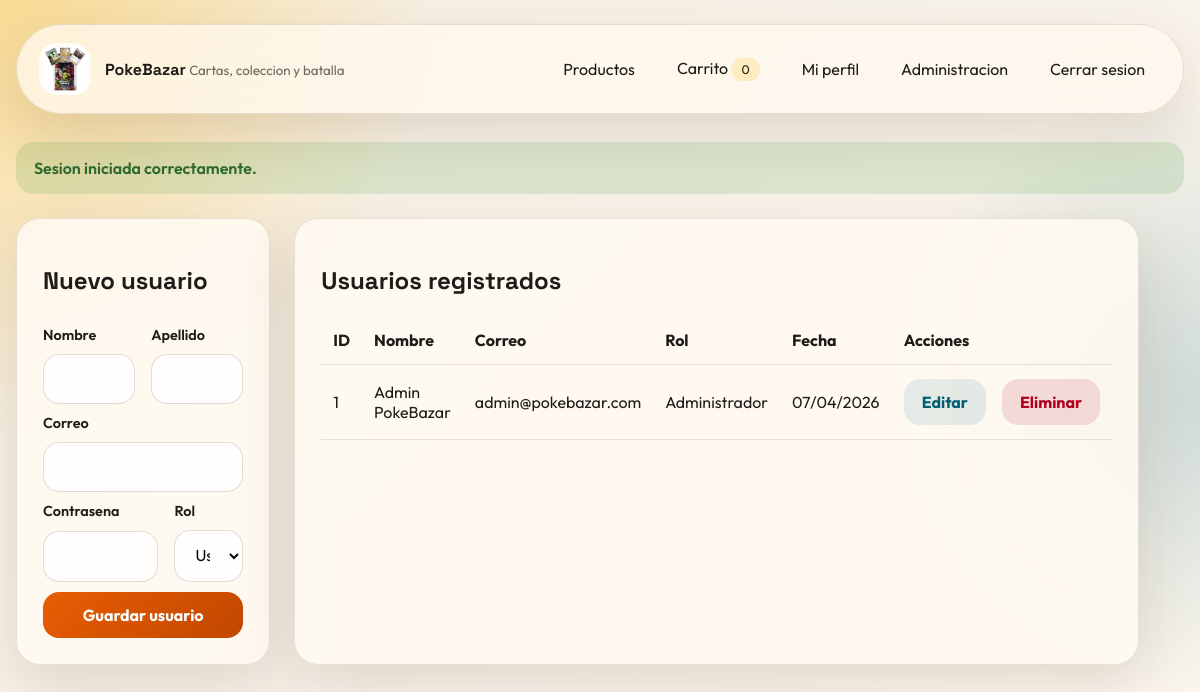
The page /admin/users.php (signed in) on the database its author committed.
### tables this page shows
CREATE TABLE IF NOT EXISTS users (
    id INT AUTO_INCREMENT PRIMARY KEY,
    first_name VARCHAR(100) NOT NULL,
    last_name VARCHAR(100) NOT NULL,
    email VARCHAR(150) NOT NULL UNIQUE,
    password VARCHAR(255) NOT NULL,
    role ENUM('user', 'admin') NOT NULL DEFAULT 'user',
    created_at TIMESTAMP DEFAULT CURRENT_TIMESTAMP
);

### includes/functions.php (called while the page is built, shortened)
<?php
function e(?string $value): string
{
    return htmlspecialchars((string) $value, ENT_QUOTES, 'UTF-8');
}

### config/database.php (called while the page is built, shortened)
<?php
function db(): PDO
{
    static $pdo = null;
    if ($pdo instanceof PDO) {
        return $pdo;
    }
    $dsn = sprintf('mysql:host=%s;dbname=%s;charset=utf8mb4', DB_HOST, DB_NAME);
    $options = [
        PDO::ATTR_ERRMODE => PDO::ERRMODE_EXCEPTION,
        PDO::ATTR_DEFAULT_FETCH_MODE => PDO::FETCH_ASSOC,
        PDO::ATTR_EMULATE_PREPARES => false,
    ];
    $pdo = new PDO($dsn, DB_USER, DB_PASS, $options);
    return $pdo;
}

### includes/auth.php (called while the page is built, shortened)
<?php
require_once __DIR__ . '/../config/database.php';
require_once __DIR__ . '/functions.php';
function currentUser(): ?array
{
    static $user = null;
    if ($user !== null) {
        return $user;
    }
    $stmt = db()->prepare('SELECT id, first_name, last_name, email, role, created_at FROM users WHERE id = :id LIMIT 1');
    $stmt->execute(['id' => $_SESSION['user_id']]);
    $user = $stmt->fetch();
    return $user;
}
function isAdmin(): bool
{
    $user = currentUser();
    return $user !== null && $user['role'] === 'admin';
}
function requireAdmin(): void
{
    if (!isAdmin()) {
        setFlash('danger', 'No tienes permisos para acceder a esa seccion.');
        redirectTo('index.php');
    }
}

### admin/users.php (the view, shortened to what this page needs)
<?php
require_once __DIR__ . '/../includes/auth.php';
requireAdmin();
$userForm = [
    'id' => 0,
    'first_name' => '',
    'last_name' => '',
    'email' => '',
    'role' => 'user',
];
$users = db()->query('SELECT id, first_name, last_name, email, role, created_at FROM users ORDER BY id DESC')->fetchAll();
require_once __DIR__ . '/../includes/header.php';
?>
<section class="dashboard-grid admin-grid">
    <form method="post" class="panel stack-form">
        <h1><?= $userForm['id'] ? 'Editar usuario' : 'Nuevo usuario' ?></h1>
        <div class="field-row">
            <div class="field">
                <label for="first_name">Nombre</label>
                <input id="first_name" name="first_name" type="text" required value="<?= e((string) $userForm['first_name']) ?>">
            </div>
            <div class="field">
                <label for="last_name">Apellido</label>
                <input id="last_name" name="last_name" type="text" required value="<?= e((string) $userForm['last_name']) ?>">
            </div>
        </div>
        <div class="field">
            <label for="email">Correo</label>
            <input id="email" name="email" type="email" required value="<?= e((string) $userForm['email']) ?>">
        </div>
        <div class="field-row">
            <div class="field">
                <label for="password">Contrasena <?= $userForm['id'] ? '(opcional)' : '' ?></label>
                <input id="password" name="password" type="password" <?= $userForm['id'] ? '' : 'required' ?>>
            </div>
            <div class="field">
                <label for="role">Rol</label>
                <select id="role" name="role">
                    <option value="user" <?= $userForm['role'] === 'user' ? 'selected' : '' ?>>Usuario</option>
                </select>
            </div>
        </div>
        <button class="button primary" type="submit">Guardar usuario</button>
    </form>
    <section class="panel">
        <h2>Usuarios registrados</h2>
        <table class="table">
            <thead>
                <tr>
                    <th>ID</th>
                    <th>Nombre</th>
                    <th>Correo</th>
                    <th>Rol</th>
                    <th>Fecha</th>
                    <th>Acciones</th>
                </tr>
            </thead>
            <tbody>
                <?php foreach ($users as $row): ?>
                    <tr>
                        <td><?= (int) $row['id'] ?></td>
                        <td><?= e($row['first_name'] . ' ' . $row['last_name']) ?></td>
                        <td><?= e($row['email']) ?></td>
                        <td><?= e($row['role'] === 'admin' ? 'Administrador' : 'Usuario') ?></td>
                        <td><?= e(date('d/m/Y', strtotime((string) $row['created_at']))) ?></td>
                        <td>
                            <div class="table-actions">
                                <a class="button ghost" href="users.php?edit=<?= (int) $row['id'] ?>">Editar</a>
                                <form method="post">
                                    <button class="button danger" type="submit" onclick="return confirm('Eliminar este usuario?')">Eliminar</button>
                                </form>
                            </div>
                        </td>
                    </tr>
                <?php endforeach; ?>
            </tbody>
        </table>
    </section>
</section>
<?php require_once __DIR__ . '/../includes/footer.php'; ?>

### assets/css/styles.css (style rules this page uses)
:root { --bg: #f6efe2; --surface: rgba(255, 250, 242, 0.88); --surface-strong: #fff8ee; --ink: #1f1b18; --muted: #6f655d; --line: rgba(68, 45, 20, 0.12); --primary: #e85d04; --primary-dark: #c14700; --secondary: #005f73; --danger: #b00020; --accent: #ffb703; --shadow: 0 20px 60px rgba(78, 49, 20, 0.15); --radius: 24px; }
* { box-sizing: border-box; }
body { margin: 0; min-height: 100vh; font-family: 'Outfit', sans-serif; color: var(--ink); background: radial-gradient(circle at top left, rgba(255, 183, 3, 0.35), transparent 30%), radial-gradient(circle at right center, rgba(0, 95, 115, 0.18), transparent 25%), linear-gradient(135deg, #f7efe1 0%, #f8f3ea 50%, #fff8ef 100%); }
a { color: inherit; text-decoration: none; }
button, input, select, textarea { font: inherit; }
.brand strong, h1, h2 { font-family: 'Space Grotesk', sans-serif; }
.hero-panel, .panel, .stat-card, .product-card, .empty-state, .auth-panel { background: var(--surface); border: 1px solid var(--line); border-radius: var(--radius); box-shadow: var(--shadow); }
.hero-panel, .split-panel, .cart-layout, .auth-layout, .dashboard-grid, .stats-grid { display: grid; gap: 24px; }
.filters, .field-row, .cart-actions, .summary-row, .invoice-head, .invoice-meta-grid, .table-actions { display: flex; gap: 16px; }
.field, .stack-form, .invoice-box, .auth-form { display: grid; gap: 10px; }
.field label { font-size: 0.9rem; font-weight: 600; }
.field input, .field select, .field textarea, .cart-actions input { width: 100%; border: 1px solid rgba(68, 45, 20, 0.16); background: rgba(255, 255, 255, 0.82); border-radius: 16px; padding: 14px 16px; outline: none; }
.button { border: 0; cursor: pointer; padding: 13px 18px; border-radius: 16px; transition: transform 0.2s ease, opacity 0.2s ease; font-weight: 700; }
.button.primary { background: linear-gradient(135deg, var(--primary), var(--primary-dark)); color: white; }
.button.ghost { background: rgba(0, 95, 115, 0.1); color: var(--secondary); }
.button.danger { background: rgba(176, 0, 32, 0.12); color: var(--danger); }
.panel, .auth-panel, .invoice-printable { padding: 26px; }
.auth-layout, .dashboard-grid { grid-template-columns: repeat(2, minmax(0, 1fr)); }
.table { width: 100%; border-collapse: collapse; }
.table th, .table td { padding: 14px 12px; border-bottom: 1px solid var(--line); text-align: left; }
.admin-grid { grid-template-columns: 0.85fr 1.15fr; }

### rows shown on the page
users: id "1", first_name+last_name "Admin PokeBazar", email "admin@pokebazar.com", role "Administrador", created_at "07/04/2026"

### other values the page prints
$cartItemsCount "0"
$flash['message'] "Sesion iniciada correctamente."
